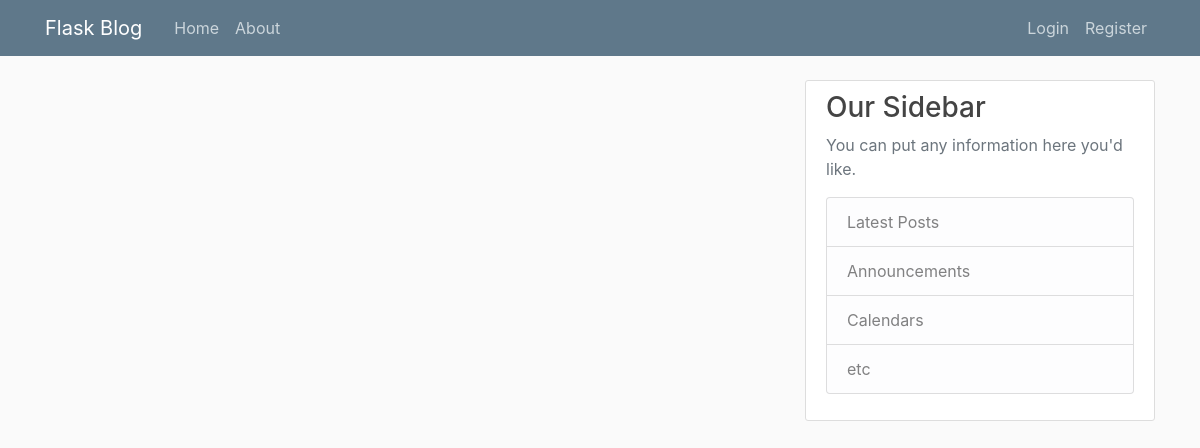
The app's page /home, older data.
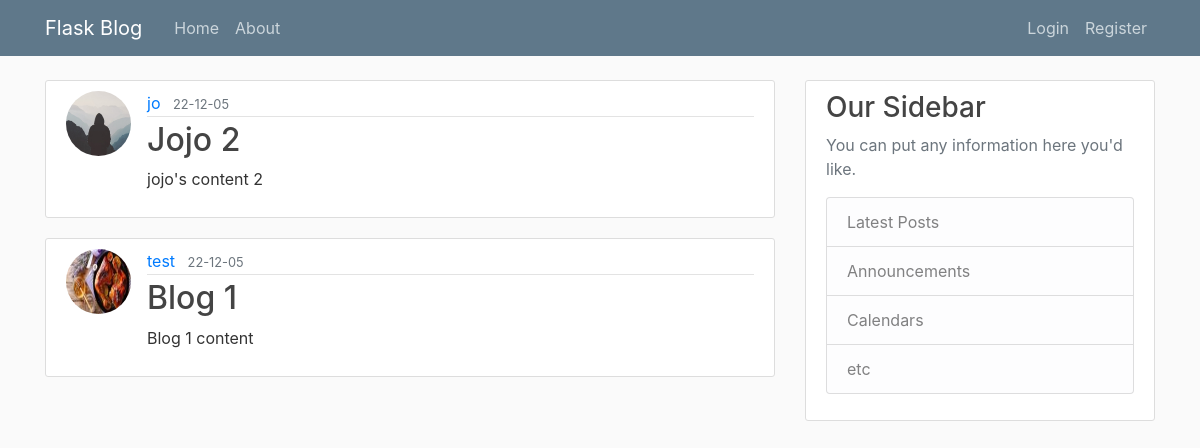
The same page, newer data.
### flaskblog/models.py (models this page shows, shortened)
class Post(db.Model):
    id = db.Column(db.Integer, primary_key=True)
    title = db.Column(db.String(100), nullable=False)
    date_posted = db.Column(db.DateTime, nullable=False, default=datetime.utcnow)
    content = db.Column(db.Text, nullable=False)
    user_id = db.Column(db.Integer, db.ForeignKey('user.id'), nullable=False)

class User(db.Model, UserMixin):
    id = db.Column(db.Integer, primary_key=True)
    username = db.Column(db.String(20), unique=True, nullable=False)
    email = db.Column(db.String(120), unique=True, nullable=False)
    image_file = db.Column(db.String(20), nullable=False, default='default.jpg')
    password = db.Column(db.String(60), nullable=False)
    posts = db.relationship('Post', backref='author', lazy=True)

### flaskblog/main/routes.py (the view)
@main.route("/")
@main.route("/home")
def home():
    page = request.args.get('page',1,type=int)
    posts = Post.query.order_by(Post.date_posted.desc()).paginate(page=page,per_page=5)
    return render_template('home.html', posts=posts)

### flaskblog/templates/home.html
{% extends 'layout.html' %}
{% block content %}
    {% for post in posts %}
    <article class="media content-section">
      <img class="rounded-circle article-img" src="{{ url_for('static', filename='profile_pics/' + post.author.image_file) }}">
        <div class="media-body">
          <div class="article-metadata">
            <a class="mr-2" href="#">{{ post.author.username }}</a>
            <small class="text-muted">{{ post.date_posted.strftime('%y-%m-%d') }}</small>
          </div>
          <h2><a class="article-title" href="{{ url_for('post', post_id=post.id) }}">{{ post.title }}</a></h2>
          <p class="article-content">{{ post.content }}</p>
        </div>
    </article>
    {% endfor %}
{% endblock content %}

Row changes from the older to the newer data that the page shows:
added Post: image_file (placeholder picture), author.username "jo", date_posted "22-12-05", title "Jojo 2", content "jojo's content 2"
added Post: image_file (picture), author.username "test", date_posted "22-12-05", title "Blog 1", content "Blog 1 content"
